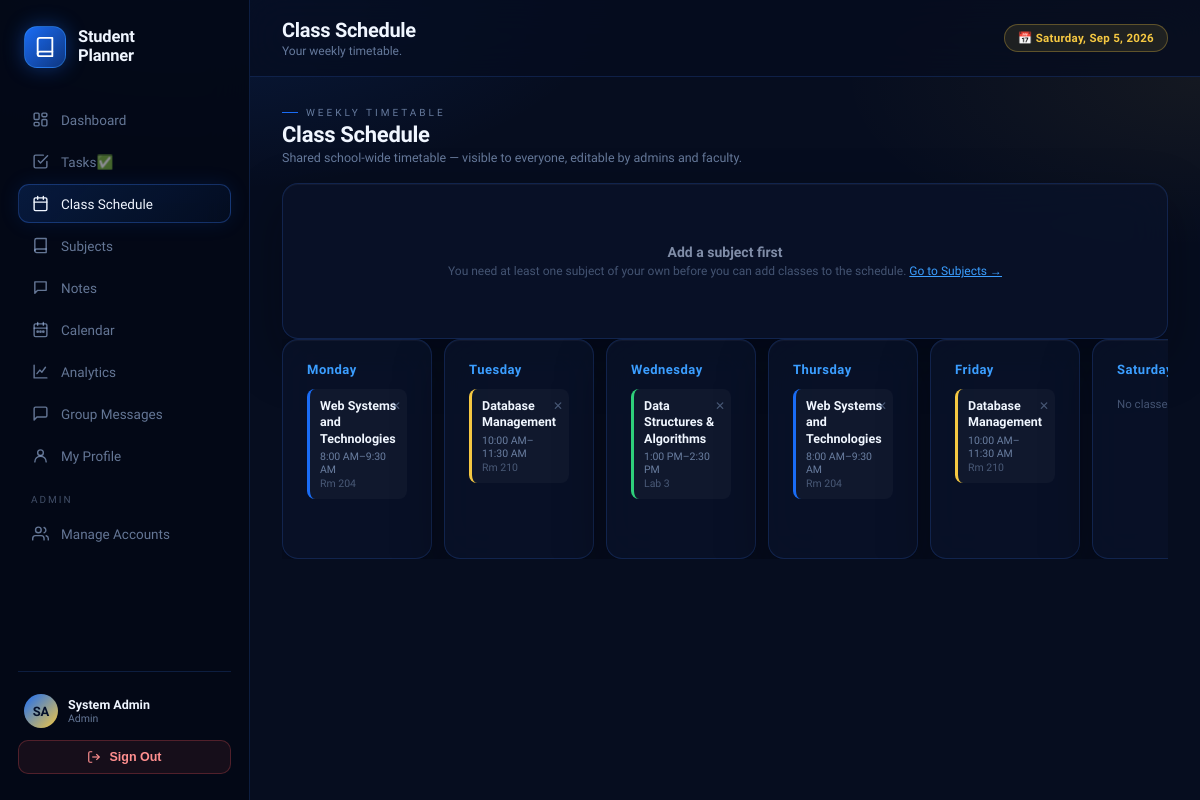
/schedule.php (signed in), run on the app's committed database.
### tables this page shows
CREATE TABLE IF NOT EXISTS `schedule` (
  `id`         INT UNSIGNED AUTO_INCREMENT PRIMARY KEY,
  `user_id`    INT UNSIGNED NOT NULL,
  `subject_id` INT UNSIGNED NOT NULL,
  `day_of_week` ENUM('Mon','Tue','Wed','Thu','Fri','Sat','Sun') NOT NULL,
  `start_time` TIME NOT NULL,
  `end_time`   TIME NOT NULL,
  `room`       VARCHAR(60) NULL,
  FOREIGN KEY (`user_id`)    REFERENCES `login_accounts`(`id`) ON DELETE CASCADE,
  FOREIGN KEY (`subject_id`) REFERENCES `subjects`(`id`) ON DELETE CASCADE
);

CREATE TABLE IF NOT EXISTS `subjects` (
  `id`           INT UNSIGNED AUTO_INCREMENT PRIMARY KEY,
  `user_id`      INT UNSIGNED NOT NULL,
  `subject_name` VARCHAR(120) NOT NULL,
  `subject_code` VARCHAR(30)  NULL,
  `instructor`   VARCHAR(100) NULL,
  `units`        DECIMAL(3,1) NULL,
  `color`        VARCHAR(7)   NOT NULL DEFAULT '#1a6cf5',
  `created_at`   DATETIME     NOT NULL DEFAULT CURRENT_TIMESTAMP,
  FOREIGN KEY (`user_id`) REFERENCES `login_accounts`(`id`) ON DELETE CASCADE
);

### schedule.php (the view, shortened to what this page needs)
<?php
require_once __DIR__ . '/core/auth.php';
$days = ['Mon','Tue','Wed','Thu','Fri','Sat','Sun'];
$canManageSchedule = $isAdmin || ($user['role'] === 'faculty');
$subjects = mysqli_query($conn, "SELECT * FROM subjects WHERE user_id=$userId ORDER BY subject_name");
$hasSubjects = mysqli_num_rows($subjects) > 0;
$slotsRes = mysqli_query($conn, "
  SELECT sc.*, s.subject_name, s.color FROM schedule sc
  JOIN subjects s ON s.id = sc.subject_id
  ORDER BY FIELD(sc.day_of_week,'Mon','Tue','Wed','Thu','Fri','Sat','Sun'), sc.start_time");
$slots = [];
foreach ($days as $d) $slots[$d] = [];
while ($row = mysqli_fetch_assoc($slotsRes)) { $slots[$row['day_of_week']][] = $row; }
$pageTitle = "Class Schedule";
$pageSub   = "Your weekly timetable.";
$activeNav = "schedule";
include __DIR__ . '/core/layout_head.php';
?>
<div class="section-head">
  <div>
    <div class="section-eyebrow">Weekly Timetable</div>
    <div class="section-title">Class Schedule</div>
    <div class="section-sub"><?php echo $canManageSchedule ? 'Shared school-wide timetable — visible to everyone, editable by admins and faculty.' : 'Shared school-wide timetable set by your admin/faculty. View only.'; ?></div>
  </div>
</div>
<?php if ($canManageSchedule && !$hasSubjects): ?>
  <div class="card"><div class="empty-state">
    <div class="empty-title">Add a subject first</div>
    <div class="empty-sub">You need at least one subject of your own before you can add classes to the schedule. <a href="subjects.php" style="color:var(--glow2)">Go to Subjects →</a></div>
  </div></div>
<?php endif; ?>
<?php if (!$canManageSchedule || $hasSubjects || !empty(array_filter($slots))): ?>
<div class="table-wrap">
<div style="display:grid;grid-template-columns:repeat(7,minmax(150px,1fr));gap:12px;min-width:1000px">
  <?php foreach ($days as $d): $full = ['Mon'=>'Monday','Tue'=>'Tuesday','Wed'=>'Wednesday','Thu'=>'Thursday','Fri'=>'Friday','Sat'=>'Saturday','Sun'=>'Sunday']; ?>
  <div class="card card-pad" style="min-height:220px">
    <div style="font-weight:700;font-size:13px;letter-spacing:.5px;margin-bottom:12px;color:var(--glow2)"><?php echo $full[$d]; ?></div>
    <?php if (empty($slots[$d])): ?>
      <div style="font-size:11.5px;color:var(--muted2);padding:8px 0">No classes</div>
    <?php else: foreach ($slots[$d] as $sl): ?>
      <div style="background:rgba(255,255,255,.03);border-left:3px solid <?php echo h($sl['color']); ?>;border-radius:8px;padding:9px 10px;margin-bottom:8px;position:relative">
        <div style="font-size:12.5px;font-weight:700;line-height:1.3"><?php echo h($sl['subject_name']); ?></div>
        <div style="font-size:10.5px;color:var(--muted);margin-top:3px"><?php echo date('g:i A', strtotime($sl['start_time'])); ?>–<?php echo date('g:i A', strtotime($sl['end_time'])); ?></div>
        <?php if ($sl['room']): ?><div style="font-size:10.5px;color:var(--muted2);margin-top:1px"><?php echo h($sl['room']); ?></div><?php endif; ?>
        <?php if ($canManageSchedule): ?>
        <form method="POST" onsubmit="return confirm('Remove this class slot?');" style="position:absolute;top:6px;right:6px">
          <button type="submit" title="Remove" style="background:none;border:none;color:var(--muted2);cursor:pointer;font-size:12px">✕</button>
        </form>
        <?php endif; ?>
      </div>
    <?php endforeach; endif; ?>
  </div>
  <?php endforeach; ?>
</div>
</div>
<?php endif; ?>
<?php include __DIR__ . '/core/layout_foot.php'; ?>

### core/layout_head.php (shortened to what this page needs)
<?php
$pageTitle  = $pageTitle  ?? 'Dashboard';
$pageSub    = $pageSub    ?? '';
$activeNav  = $activeNav  ?? '';
function navClass($key, $active){ return 'sb-link' . ($key === $active ? ' active' : ''); }
?>
<!DOCTYPE html>
<html lang="en">
<head>
<link rel="stylesheet" href="assets/css/style.css">
</head>
<body>
<div class="app">
  <aside class="sidebar" id="sidebar">
    <div class="sb-brand">
      <div class="sb-brand-ring">
        <svg viewBox="0 0 24 24"><path d="M4 19.5A2.5 2.5 0 0 1 6.5 17H20"/><path d="M6.5 2H20v20H6.5A2.5 2.5 0 0 1 4 19.5v-15A2.5 2.5 0 0 1 6.5 2z"/></svg>
      </div>
      <div>
        <div class="sb-brand-name">Student<br>Planner</div>
      </div>
    </div>
    <nav class="sb-nav">
      <a href="index.php" class="<?php echo navClass('dashboard',$activeNav); ?>">
        <svg viewBox="0 0 24 24"><rect x="3" y="3" width="7" height="9" rx="1.5"/><rect x="14" y="3" width="7" height="5" rx="1.5"/><rect x="14" y="12" width="7" height="9" rx="1.5"/><rect x="3" y="16" width="7" height="5" rx="1.5"/></svg>
        Dashboard
      </a>
      <a href="tasks.php" class="<?php echo navClass('tasks',$activeNav); ?>">
        <svg viewBox="0 0 24 24"><path d="M9 11l3 3L22 4"/><path d="M21 12v7a2 2 0 0 1-2 2H5a2 2 0 0 1-2-2V5a2 2 0 0 1 2-2h11"/></svg>
        Tasks✅
      </a>
      <a href="schedule.php" class="<?php echo navClass('schedule',$activeNav); ?>">
        <svg viewBox="0 0 24 24"><rect x="3" y="4" width="18" height="18" rx="2"/><path d="M16 2v4M8 2v4M3 10h18"/></svg>
        Class Schedule
      </a>
      <a href="subjects.php" class="<?php echo navClass('subjects',$activeNav); ?>">
        <svg viewBox="0 0 24 24"><path d="M4 19.5A2.5 2.5 0 0 1 6.5 17H20"/><path d="M6.5 2H20v20H6.5A2.5 2.5 0 0 1 4 19.5v-15A2.5 2.5 0 0 1 6.5 2z"/></svg>
        Subjects
      </a>
      <a href="notes.php" class="<?php echo navClass('notes',$activeNav); ?>">
        <svg viewBox="0 0 24 24"><path d="M4 4h16v12H8l-4 4V4z"/></svg>
        Notes
      </a>
      <a href="calendar.php" class="<?php echo navClass('calendar',$activeNav); ?>">
        <svg viewBox="0 0 24 24"><rect x="3" y="4" width="18" height="18" rx="2"/><path d="M16 2v4M8 2v4M3 10h18"/><circle cx="8" cy="15" r="1"/><circle cx="12" cy="15" r="1"/><circle cx="16" cy="15" r="1"/></svg>
        Calendar
      </a>
      <a href="analytics.php" class="<?php echo navClass('analytics',$activeNav); ?>">
        <svg viewBox="0 0 24 24"><path d="M3 3v18h18"/><path d="M7 15l4-5 3 3 5-7"/></svg>
        Analytics
      </a>
      <a href="messages.php" class="<?php echo navClass('chat',$activeNav); ?>">
        <svg viewBox="0 0 24 24"><path d="M21 15a2 2 0 0 1-2 2H7l-4 4V5a2 2 0 0 1 2-2h14a2 2 0 0 1 2 2z"/></svg>
        Group Messages
      </a>
      <a href="profile.php" class="<?php echo navClass('profile',$activeNav); ?>">
        <svg viewBox="0 0 24 24"><circle cx="12" cy="8" r="4"/><path d="M4 21c0-4.4 3.6-8 8-8s8 3.6 8 8"/></svg>
        My Profile
      </a>
      <?php if ($isAdmin): ?>
      <div class="sb-section-label">Admin</div>
      <a href="accounts.php" class="<?php echo navClass('accounts',$activeNav); ?>">
        <svg viewBox="0 0 24 24"><circle cx="9" cy="7" r="4"/><path d="M1 21v-2a4 4 0 0 1 4-4h8a4 4 0 0 1 4 4v2"/><path d="M17 3.5a4 4 0 0 1 0 7.5M23 21v-2a4 4 0 0 0-3-3.9"/></svg>
        Manage Accounts
      </a>
      <?php endif; ?>
    </nav>
    <div class="sb-foot">
      <a href="profile.php" class="sb-user-link">
        <div class="sb-user">
          <?php echo renderAvatar($user['name'], $user['avatar_path'] ?? null, 'sb-user-av'); ?>
          <div>
            <div class="sb-user-name"><?php echo h($user['name']); ?></div>
            <div class="sb-user-role"><?php echo h($user['role']); ?></div>
          </div>
        </div>
      </a>
      <form method="POST" action="logout.php">
        <button type="submit" class="sb-logout">
          <svg width="14" height="14" viewBox="0 0 24 24" fill="none" stroke="currentColor" stroke-width="2"><path d="M9 21H5a2 2 0 0 1-2-2V5a2 2 0 0 1 2-2h4"/><polyline points="16 17 21 12 16 7"/><line x1="21" y1="12" x2="9" y2="12"/></svg>
          Sign Out
        </button>
      </form>
    </div>
  </aside>
  <div class="main">
    <div class="topbar">
      <div class="flex items-center gap-10">
        <div>
          <div class="tb-title"><?php echo h($pageTitle); ?></div>
          <?php if ($pageSub): ?><div class="tb-sub"><?php echo h($pageSub); ?></div><?php endif; ?>
        </div>
      </div>
      <div class="tb-right">
        <span class="pill gold">📅 <?php echo date('l, M j, Y'); ?></span>
      </div>
    </div>
    <div class="content">

### core/auth.php (shortened to what this page needs)
<?php
require_once __DIR__ . '/../db.php';
$user    = $_SESSION['sp_user'];
$userId  = intval($user['id']);
mysqli_query($conn, "UPDATE login_accounts SET last_seen = NOW(), is_online = 1 WHERE id = $userId");
mysqli_query($conn, "UPDATE login_accounts SET is_online = 0 WHERE last_seen < DATE_SUB(NOW(), INTERVAL 3 MINUTE)");
$chk = mysqli_fetch_assoc(mysqli_query($conn, "SELECT id, is_approved, name, role, avatar_path FROM login_accounts WHERE id=$userId"));
$user = $_SESSION['sp_user'];
$isAdmin = ($user['role'] === 'admin');
function renderAvatar($name, $avatarPath, $class = ''){
    return '<div class="' . h($class) . '">' . h(initials($name)) . '</div>';
}
function initials($name){
    $parts = preg_split('/\s+/', trim($name));
    $ini = '';
    foreach (array_slice($parts,0,2) as $p) { if ($p !== '') $ini .= mb_strtoupper(mb_substr($p,0,1)); }
    return $ini ?: 'S';
}
function h($v){ return htmlspecialchars($v ?? '', ENT_QUOTES, 'UTF-8'); }

### data on the page
schedule: subject.subject_name "Web Systems and Technologies", start_time "8:00 AM", end_time "9:30 AM", room "Rm 204"
schedule: subject.subject_name "Database Management", start_time "10:00 AM", end_time "11:30 AM", room "Rm 210"
schedule: subject.subject_name "Data Structures & Algorithms", start_time "1:00 PM", end_time "2:30 PM", room "Lab 3"
schedule: subject.subject_name "Web Systems and Technologies", start_time "8:00 AM", end_time "9:30 AM", room "Rm 204"
schedule: subject.subject_name "Database Management", start_time "10:00 AM", end_time "11:30 AM", room "Rm 210"

### other printed values
initials($name) "SA"
$user['name'] "System Admin"
$user['role'] "Admin"
$pageTitle "Class Schedule"
$pageSub "Your weekly timetable."
$full[$d] "Monday"
$full[$d] "Tuesday"
$full[$d] "Wednesday"
$full[$d] "Thursday"
$full[$d] "Friday"
